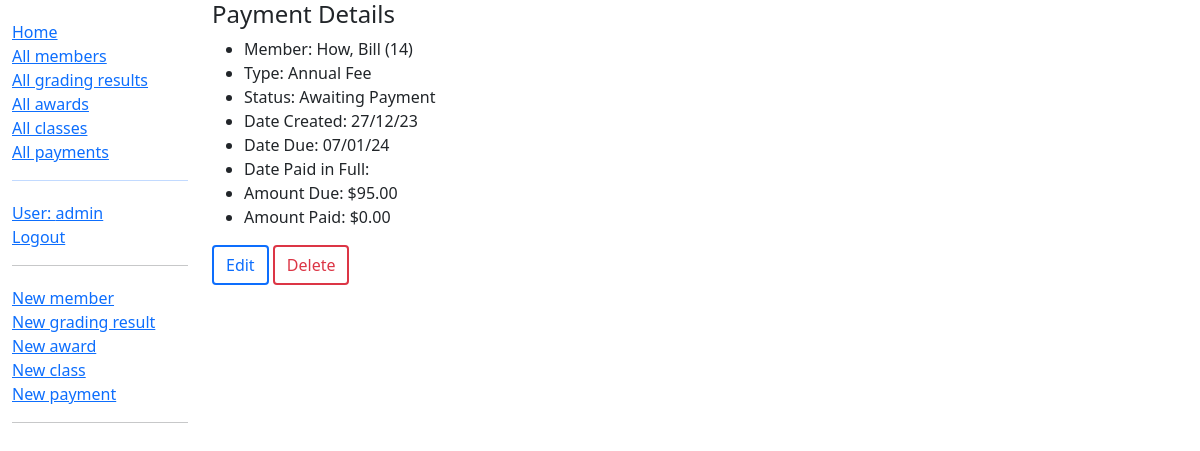
Before: /dashboard/payment/2 (signed in) with the older database file.
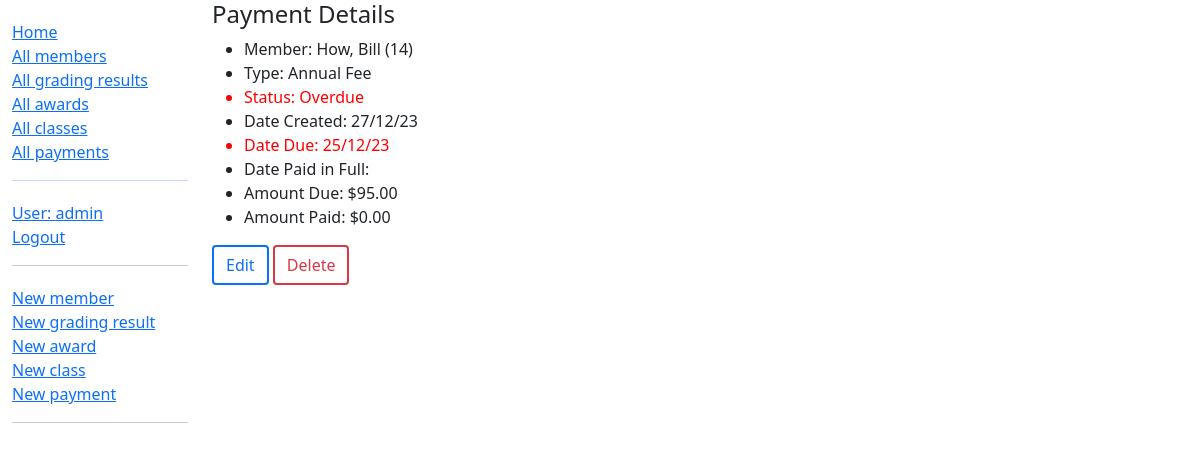
After: the same page with the newer database file.
### dashboard/models.py (models this page shows, shortened)
class Payment(models.Model):
    member = models.ForeignKey(Member, help_text='Who needs to pay this?', on_delete=models.PROTECT)
    paymenttype = models.ForeignKey('PaymentType', help_text='What type of payment is this?', null=True, on_delete=models.SET_NULL, verbose_name='Payment type')
    date_created = models.DateTimeField(default=timezone.now)
    date_due = models.DateTimeField()
    date_paid_in_full = models.DateTimeField(null=True, blank=True)
    amount_due = models.DecimalField(max_digits=7, decimal_places=2, help_text='Amount to be paid, in $', default=0)
    amount_paid = models.DecimalField(max_digits=7, decimal_places=2, help_text='Amount currently paid, in $', default=0)
    class Meta:
        ordering = ['-date_due', 'paymenttype']
    @property
    def is_past_due(self):
        return self.date_due < timezone.now()
    def get_payment_status(self):
        if self.is_past_due and self.date_paid_in_full == None:
            return "Overdue"
        elif self.date_paid_in_full:
            if self.date_paid_in_full > self.date_due:
                return "Paid Late"
            else:
                return "Paid On Time"
        else:
            return "Awaiting Payment"

class Member(models.Model):
    first_name = models.CharField(max_length=50)
    last_name = models.CharField(max_length=50)
    idnumber = models.SmallIntegerField(verbose_name="ID Number")
    address_line_1 = models.CharField(max_length=200, help_text="Unit, Street Number and Name", blank=True)
    address_line_2 = models.CharField(max_length=200, help_text="Suburb", blank=True)
    address_line_3 = models.CharField(max_length=4, help_text="Postcode", blank=True)
    date_of_birth = models.DateField()
    belt = models.CharField(max_length=50, choices=BELT_CHOICES, blank=True)
    email = models.EmailField()
    phone = models.CharField(max_length=100)
    team_leader_instructor = models.CharField(max_length=2, choices=TL_INST_RANKS, blank=True, verbose_name="Team Leader/Instructor")
    active = models.BooleanField(default=True)
    class Meta:
        ordering = ['-belt','idnumber']
    def __str__(self):
        return f'{self.last_name}, {self.first_name} ({self.idnumber})'

class PaymentType(models.Model):
    name = models.CharField(max_length=200)
    standard_amount = models.DecimalField(max_digits=7, decimal_places=2, help_text='Standard amount to be paid, in $', default=0)
    def __str__(self):
        return f'{self.name}'

### dashboard/views.py (the view)
# urls.py: path('payment/<int:pk>', views.PaymentDetailView.as_view(), name='payment-detail'),
class PaymentDetailView(LoginRequiredMixin, generic.DetailView):
    model = Payment

### dashboard/templates/dashboard/payment_detail.html
{% extends "base_generic.html" %}
{% block content %}
{% now "Y-m-d H:i:s" as today %}
<h4>Payment Details</h4>
<ul>
    <li>Member: {{ payment.member }}</li>
    <li>Type: {{ payment.paymenttype }}</li>
    <li{% if payment.get_payment_status == 'Overdue' %} style="color:red;"{% elif payment.get_payment_status == 'Paid Late' %} style="color:#d0d000;"{% endif %}>Status: {{ payment.get_payment_status }}</li>
    <li>Date Created: {{ payment.date_created|date:"d/m/y" }}</li>
    <li{% if payment.is_past_due %}{% if payment.date_paid_in_full is None %} style="color:red;"{% endif %}{% endif %}>Date Due: {{ payment.date_due|date:"d/m/y" }}</li>
    <li>Date Paid in Full: {{ payment.date_paid_in_full|date:"d/m/y" }}</li>
    <li>Amount Due: ${{ payment.amount_due }}</li>
    <li>Amount Paid: ${{ payment.amount_paid }}</li>
</ul>
<a class="btn btn-outline-primary btn-outline-thicker" href="{% url 'update-payment' payment.pk %}">Edit</a>
<a class="btn btn-outline-danger btn-outline-thicker" href="{% url 'delete-payment' payment.pk %}">Delete</a>
{% endblock %}

Changed rows visible on the page:
changed Payment "How, Bill (14)": get_payment_status "Awaiting Payment" → "Overdue"; date_due "07/01/24" → "25/12/23"
